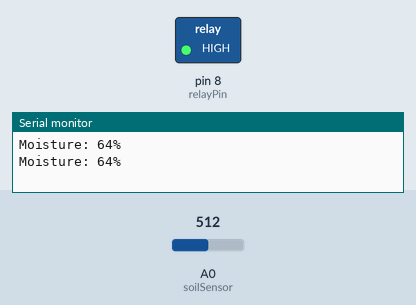
Simulated run of this sketch. Board: Arduino Uno, built with avr-gcc and run on an emulated ATmega328P. Parts: switched loads named in the sketch (green lamp = pin HIGH), the last lines printed to the serial monitor. Inputs (shaded band) come from the test bench; at power-on: A0 (soilSensor) = 512.

Above: at 1.8 s.
1.9 s: A0 (soilSensor) set to 709
3.4 s: A0 (soilSensor) set to 738
At 4.3 s:
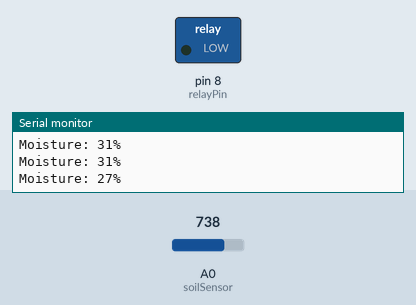
5.5 s: A0 (soilSensor) set to 716
At 7.1 s:
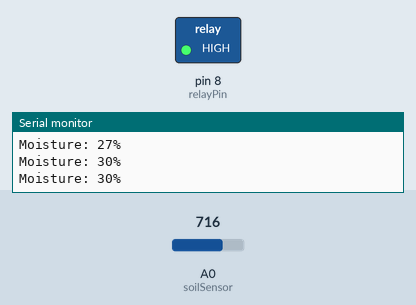
7.5 s: A0 (soilSensor) set to 900
At 8.6 s:
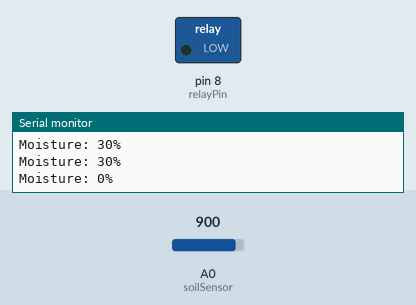
Timing chart, 0 to 10.5 s (numbered marks = the images above; inputs shaded):
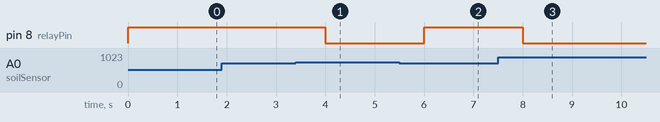

The sketch:

plant_watering_system.ino
```cpp
const int soilSensor = A0;
const int relayPin   = 8;
void setup()
{
    Serial.begin(9600);
    pinMode(relayPin, OUTPUT);
    digitalWrite(relayPin, HIGH);
}
void loop()
{
    int adcValue = analogRead(soilSensor);
    int moisture = map(adcValue, 900, 300, 0, 100);
    moisture = constrain(moisture, 0, 100);
    Serial.print("Moisture: ");
    Serial.print(moisture);
    Serial.println("%");
    if(moisture < 30)
        digitalWrite(relayPin, LOW);
    else
        digitalWrite(relayPin, HIGH);
    delay(1000);
}
```

Measured:
- the behaviour switches between 720 and 721 on A0 (soilSensor) (found by bisection; images 0 and 1)
- after the input at 3.4 s, pin 8 (relayPin): HIGH → LOW after 0.60 s
- after the input at 5.5 s, pin 8 (relayPin): LOW → HIGH after 0.50 s
- after the input at 7.5 s, pin 8 (relayPin): HIGH → LOW after 0.50 s
